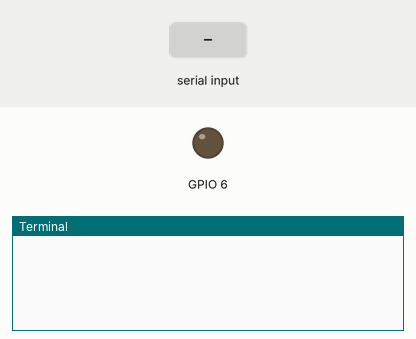
Simulated run of this program. Board: Raspberry Pi (BCM pin numbers). Shown: output pins drawn as LEDs (lit = HIGH), the last lines printed to the terminal. Inputs (shaded band) come from the test bench. Threads take turns every 2 ms.

Above: at 1.2 s.
1.3 s: "0" typed at the terminal
At 2.9 s:
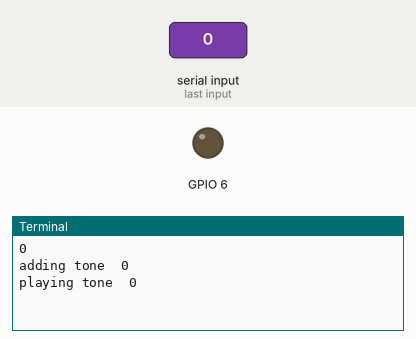
3.8 s: "1" typed at the terminal
At 7.2 s:
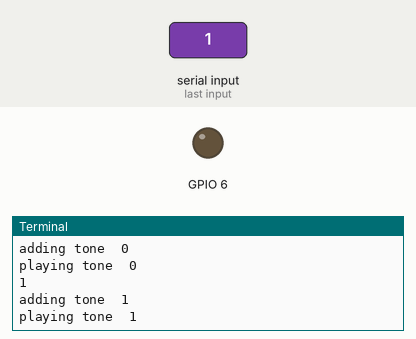

Measured:
- after the input at 1.3 s, the terminal: prints a new line at once (image 1)
- after the input at 3.8 s, the terminal: prints a new line at once (image 2)

The program:

buzzer2.py
```python
import pigpio
import time,threading


notes = {
    'B0': 31,
    'C1': 33, 'CS1': 35,
    'D1': 37, 'DS1': 39,
    'EB1': 39,
    'E1': 41,
    'F1': 44, 'FS1': 46,
    'G1': 49, 'GS1': 52,
    'A1': 55, 'AS1': 58,
    'BB1': 58,
    'B1': 62,
    'C2': 65, 'CS2': 69,
    'D2': 73, 'DS2': 78,
    'EB2': 78,
    'E2': 82,
    'F2': 87, 'FS2': 93,
    'G2': 98, 'GS2': 104,
    'A2': 110, 'AS2': 117,
    'BB2': 123,
    'B2': 123,
    'C3': 131, 'CS3': 139,
    'D3': 147, 'DS3': 156,
    'EB3': 156,
    'E3': 165,
    'F3': 175, 'FS3': 185,
    'G3': 196, 'GS3': 208,
    'A3': 220, 'AS3': 233,
    'BB3': 233,
    'B3': 247,
    'C4': 262, 'CS4': 277,
    'D4': 294, 'DS4': 311,
    'EB4': 311,
    'E4': 330,
    'F4': 349, 'FS4': 370,
    'G4': 392, 'GS4': 415,
    'A4': 440, 'AS4': 466,
    'BB4': 466,
    'B4': 494,
    'C5': 523, 'CS5': 554,
    'D5': 587, 'DS5': 622,
    'EB5': 622,
    'E5': 659,
    'F5': 698, 'FS5': 740,
    'G5': 784, 'GS5': 831,
    'A5': 880, 'AS5': 932,
    'BB5': 932,
    'B5': 988,
    'C6': 1047, 'CS6': 1109,
    'D6': 1175, 'DS6': 1245,
    'EB6': 1245,
    'E6': 1319,
    'F6': 1397, 'FS6': 1480,
    'G6': 1568, 'GS6': 1661,
    'A6': 1760, 'AS6': 1865,
    'BB6': 1865,
    'B6': 1976,
    'C7': 2093, 'CS7': 2217,
    'D7': 2349, 'DS7': 2489,
    'EB7': 2489,
    'E7': 2637,
    'F7': 2794, 'FS7': 2960,
    'G7': 3136, 'GS7': 3322,
    'A7': 3520, 'AS7': 3729,
    'BB7': 3729,
    'B7': 3951,
    'C8': 4186, 'CS8': 4435,
    'D8': 4699, 'DS8': 4978
}

un_tone = ([
    notes['C4'], notes['C5'], notes['A3'], notes['A4'],
    notes['AS3'], notes['AS4'], 0,
    0,
    notes['C4'], notes['C5'], notes['A3'], notes['A4'],
    notes['AS3'], notes['AS4'], 0,
    0
    ],
[
    12, 12, 12, 12,
    12, 12, 6,
    3,
    12, 12, 12, 12,
    12, 12, 6,
    3,

    ])

st_tone = ([
    notes['G4'], notes['G4'], notes['G4'],
    notes['EB4'], 0, notes['BB4'], notes['G4'],
    notes['EB4'], 0, notes['BB4'], notes['G4'], 0
    ],
[
    2, 2, 2,
    4, 8, 6, 2,
    4, 8, 6, 2, 8,

    2, 2, 2,
    4, 8, 6, 2,
    4, 8, 6, 2, 8

])

po_tone = ([
    notes['A4'], notes['G4'], notes['A4'], notes['E4'], notes['C4'], notes['E4'], notes['A3']
    ],
[
    8, 8, 8, 8, 8, 8, 4,
    8, 8, 8, 8, 8, 8, 4,

    8, 8, 8, 8, 8, 8, 8, 8, 8, 8,
    8, 8, 8, 8, 4,
    ])

po2_tone = ([
    notes['A4'], notes['B4'], notes['C5'], notes['B4'], notes['C5'], notes['A4'], notes['B4'], notes['A4'], notes['B4'],
    notes['G4'],
    notes['A4'], notes['G4'], notes['A4'], notes['F4']
    ],
[
    8, 8, 8, 8, 8, 8, 4,
    8, 8, 8, 8, 8, 8, 4,

    8, 8, 8, 8, 8, 8, 8, 8, 8, 8,
    8, 8, 8, 8, 4,

])

tw_tone = ([
    notes['C4'], notes['C4'], notes['G4'], notes['G4'], notes['A4'], notes['A4'], notes['G4'],

    ],
[
    4, 4, 4, 4, 4, 4, 2,


])

tw2_tone = ([

    notes['F4'], notes['F4'], notes['E4'], notes['E4'], notes['D4'], notes['D4'], notes['C4']
    ],
[
    4, 4, 4, 4, 4, 4, 2,


])

class buzzer_play(threading.Thread):

    def __init__(self,pi=None,pin=6):
        threading.Thread.__init__(self)
        self.pi = pi if pi is not None else pigpio.pi()
        self.pin = pin
        pi.set_mode(self.pin, pigpio.INPUT)
        pi.set_mode(self.pin, pigpio.OUTPUT)
        self.tones = [un_tone,st_tone,po_tone,po2_tone,tw_tone,tw2_tone]
        self.needToStop = False
        self.tone_toplay = -1
        self.needTobreak = False


    def buzz(self,frequency, length):  # create the function "buzz" and feed it the pitch and duration)

        if (frequency == 0):
            time.sleep(length)
            return
        period = 1.0 / frequency  # in physics, the period (sec/cyc) is the inverse of the frequency (cyc/sec)
        delayValue = period / 2  # calcuate the time for half of the wave
        numCycles = int(length * frequency)  # the number of waves to produce is the duration times the frequency

        for i in range(numCycles):  # start a loop from 0 to the variable "cycles" calculated above

            pi.write(self.pin,1)
            time.sleep(delayValue)  # wait with pin 27 high
            pi.write(self.pin,0)
            time.sleep(delayValue)  # wait with pin 27 low


    def run(self):
        while not self.needToStop :
            if self.tone_toplay>=0:
                no = self.tone_toplay
                self.tone_toplay = -1

                print "playing tone ", no
                self.play_tone(no)

            time.sleep(0.1)


    def stop(self):
        self.needTobreak = True
        self.stop_playing()
        self.needToStop = True

    def add_play_tone(self,no):
        if no >= len(self.tones): return
        print "adding tone ", no
        self.needTobreak = True
        self.tone_toplay = no


    def play_tone(self,no, pause=0.5, pace=0.500):
        try:
            if no >= len(self.tones): return
            self.play(self.tones[no],pause,pace)
        except:
            self.stop_playing()


    def stop_playing(self):
        pi.write(self.pin, 0)

    def play(self,mel, pause, pace=0.800):
        self.needTobreak = False
        melody, tempo = mel
        for i in range(0, len(melody)):  # Play song
            if self.needTobreak:
                print "breaking playing"
                self.stop_playing()
                break;

            noteDuration = pace / tempo[i]
            self.buzz(melody[i], noteDuration)  # Change the frequency along the song note
            pauseBetweenNotes = noteDuration * pause
            time.sleep(pauseBetweenNotes)


if __name__ == '__main__':  # Program start from here

    global pi
    pi = pigpio.pi()  # Connect to Pi.
    if not pi.connected:
        pi = pigpio.pi("192.168.3.74")  # Connect to Pi.

    pl = buzzer_play(pi,6)
    pl.start()

    try:
        while True:
            try:
                inp = raw_input()
                no = int(inp)
                if no<0: break
            except:
                continue
            pl.add_play_tone(no)


    except KeyboardInterrupt:  # When 'Ctrl+C' is pressed, the child program destroy() will be  executed.
        print "User break"

    pl.stop()
    pl.join()

    print "Exiting"
```
